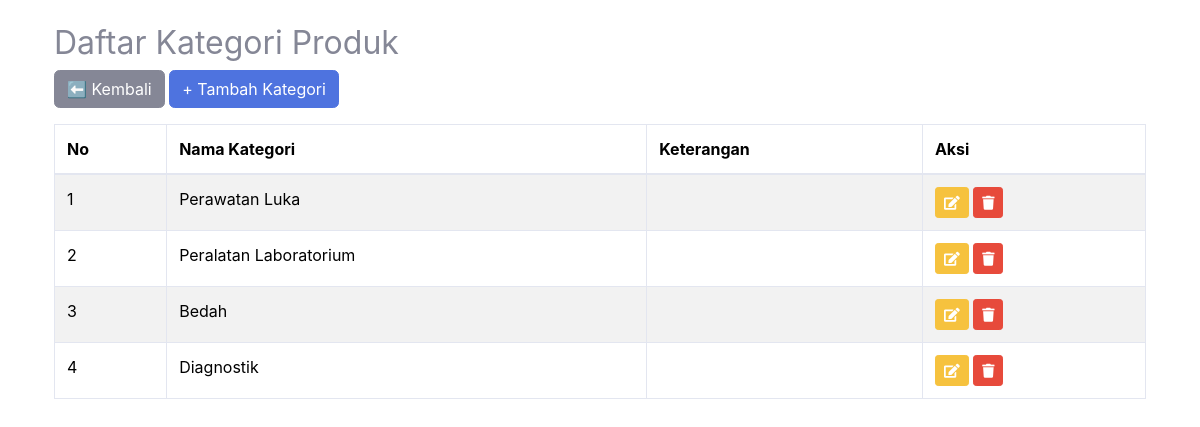
The page /admin/kategori.php on the database its author committed.
### tables this page shows
CREATE TABLE `kategori` (
  `id_kategori` int(11) NOT NULL,
  `nama_kategori` varchar(255) DEFAULT NULL
);

### admin/kategori.php (the view, shortened to what this page needs)
<?php
include '../koneksi.php';
$querykategori = mysqli_query($conn, "SELECT * FROM kategori ORDER BY id_kategori DESC");
$jumlahkategori = mysqli_num_rows($querykategori);
?>
<!DOCTYPE html>
<html lang="en">
<head>
    <link href="vendor/fontawesome-free/css/all.min.css" rel="stylesheet" type="text/css" />
    <link href="bootstrap/css/bootstrap.css" rel="stylesheet" />
    <link href="css/sb-admin-2.min.css" rel="stylesheet" />
</head>
<body id="page-top">
<div class="container mt-4">
    <h2>Daftar Kategori Produk</h2>
    <a href="index.php" class="btn btn-secondary mb-3">⬅ Kembali</a>
    <button class="btn btn-primary mb-3" data-bs-toggle="modal" data-bs-target="#tambahKategori">+ Tambah Kategori</button>
    <table class="table table-bordered table-striped">
        <thead>
            <tr>
                <th>No</th>
                <th>Nama Kategori</th>
                <th>Keterangan</th>
                <th>Aksi</th>
            </tr>
        </thead>
        <tbody>
        <?php if ($jumlahkategori == 0) { ?>
            <tr><td colspan="4" class="text-center">Belum ada kategori</td></tr>
        <?php
        } else {
            $no=1;
            while ($row = mysqli_fetch_assoc($querykategori)) { ?>
                <tr>
                    <td><?= $no++ ?></td>
                    <td><?= $row['nama_kategori'] ?></td>
                    <td><?= $row['keterangan'] ?></td>
                    <td>
                        <button class="btn btn-warning btn-sm" data-bs-toggle="modal" data-bs-target="#editKategori<?= $row['id_kategori'] ?>"><i class="fas fa-edit"></i></button>
                        <a href="kategori.php?delete=<?= $row['id_kategori'] ?>" class="btn btn-danger btn-sm" onclick="return confirm('Yakin hapus kategori ini?')"><i class="fas fa-trash"></i></a>
                    </td>
                </tr>
            <?php }
        } ?>
        </tbody>
    </table>
</div>
</body>
</html>

### rows shown on the page
kategori: nama_kategori "Perawatan Luka"
kategori: nama_kategori "Peralatan Laboratorium"
kategori: nama_kategori "Bedah"
kategori: nama_kategori "Diagnostik"
